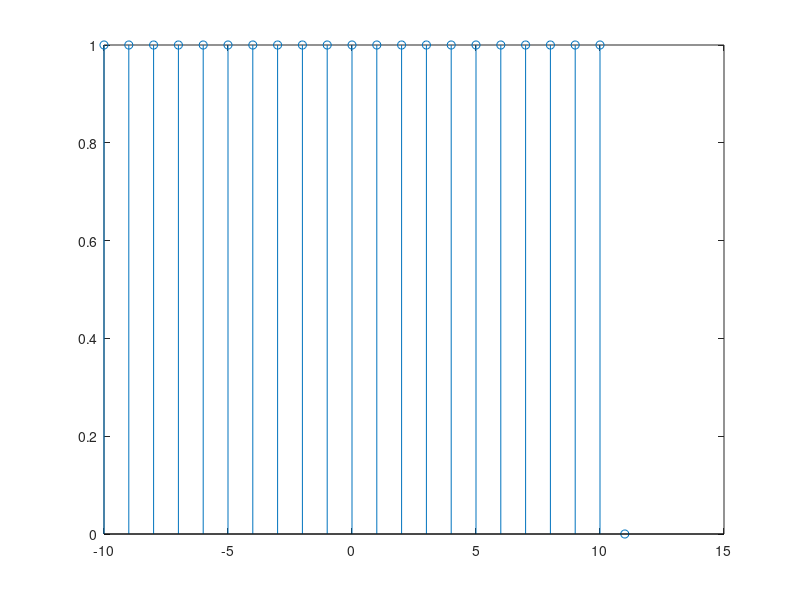
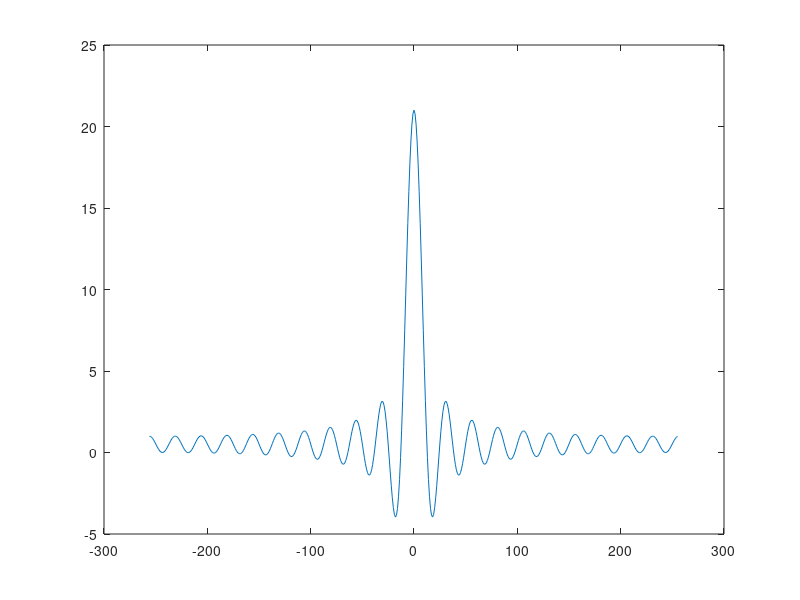

Recreate these plots in MATLAB, in order.
n=-10:11;
un1=n>=-10;
un2=n>=11;
un=un1-un2;
un
figure(1);
stem(n,un);
x=fft(un,512);
x1=fftshift(x);
n1=-256:255;
figure(2);
plot(n1,x1);